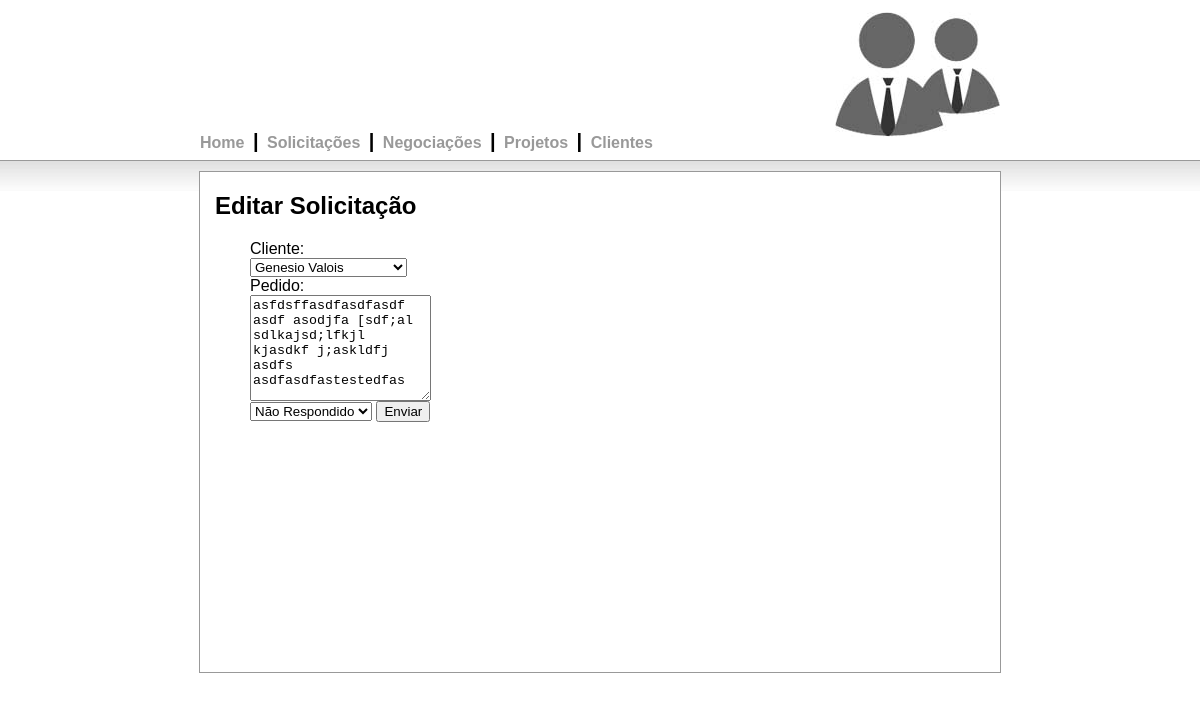
The app's page /view/edit_solicitacao.php?id=6 with its own data.
### tables this page shows
CREATE TABLE IF NOT EXISTS `clientes` (
  `id` int(11) NOT NULL AUTO_INCREMENT,
  `nome` varchar(140) NOT NULL,
  `email` varchar(140) NOT NULL,
  `telefone` varchar(16) NOT NULL,
  `id_user` int(11) NOT NULL,
  PRIMARY KEY (`id`)
);

CREATE TABLE IF NOT EXISTS `solicitacoes` (
  `id` int(11) NOT NULL AUTO_INCREMENT,
  `id_cliente` int(11) NOT NULL,
  `pedido` text NOT NULL,
  `status` varchar(30) NOT NULL,
  PRIMARY KEY (`id`)
);

### model/database.php (called while the page is built, shortened)
<?php
Class Database {
	private $db_name = "gerCli";
	private $username = "root";
	private $password = "";
	public function open_connection() {
		if($this->connection = mysql_connect("localhost",$this->username,$this->password)) {
			$select_db = mysql_select_db($this->db_name,$this->connection);
			if($select_db) {
				return true;
				}
			else {
				die("Database selection failed! ".mysql_error());
				}
			}
		}
	public function query($sql="") {
		$query = mysql_query($sql);
		return $query;
		}
	public function fetch_array($query) {
		$fecth = mysql_fetch_array($query);
		return $fecth;
		}
	}
	$database = new Database;
?>

### model/solicitacao.php (called while the page is built, shortened)
<?php
Class Solicitacao {
	public static $table_name = "solicitacoes";
	public static function find_by_id($id=0) {
		$result = self::find_by_sql("SELECT * FROM ".self::$table_name." WHERE id={$id} LIMIT 1");
		return empty($result) ? false : array_shift($result);
		}
	public static function find_by_sql($sql="") {
		global $database;
		$query = $database->query($sql);
		$object_array = array();
		while ($row = $database->fetch_array($query)){
			$object_array[] = self::instantiate($row);
			}
		return $object_array;
		}
	public static function instantiate($record) {
		$object = new self;
		foreach ($record as $attribute => $value) {
			if($object->has_attribute($object,$attribute) ) {
				$object->$attribute = $value;
			}
		}
		return $object;
	}
	private function has_attribute($object,$attribute) {
		$attributes = get_object_vars($object);
		return array_key_exists($attribute,$attributes);
		}
}
?>

### model/cliente.php (called while the page is built, shortened)
<?php
Class Cliente {
	public static $table_name = "clientes";
	public static function find_all() {
		$result_array = self::find_by_sql("SELECT * FROM ".self::$table_name." ");
		return $result_array;
		}
	public static function find_by_id($id=0) {
		$users = self::find_by_sql("SELECT * FROM ".self::$table_name." WHERE id={$id} LIMIT 1");
		return empty($users) ? false : array_shift($users);
		}
	public static function find_by_sql($sql="") {
		global $database;
		$query = $database->query($sql);
		$object_array = array();
		while ($row = $database->fetch_array($query)){
			$object_array[] = self::instantiate($row);
			}
		return $object_array;
		}
	public static function instantiate($record) {
		$object = new self;
		foreach ($record as $attribute => $value) {
			if($object->has_attribute($object,$attribute) ) {
				$object->$attribute = $value;
			}
		}
		return $object;
	}
	private function has_attribute($object,$attribute) {
		$attributes = get_object_vars($object);
		return array_key_exists($attribute,$attributes);
		}
}
?>

### view/edit_solicitacao.php (the view, shortened to what this page needs)
<?php
	require_once('../include/header.php');
	require_once "../model/cliente.php";
	require_once "../model/database.php";
	require_once "../model/solicitacao.php";
	$clientes = Cliente::find_all();
	$solicitacao = Solicitacao::find_by_id($_GET['id']);
	$clienteCadastrado = Cliente::find_by_id($solicitacao->id_cliente);
?>
		<div id="body">
			<div id="center">
				<h2>Editar Solicitação</h2>
				<div id="content">
					<?php echo "<form action='../controller/solicitacao.php?action=update&id={$_GET['id']}' method='post' >"?>
						Cliente:<br />
						<select name="cliente">
							<?php
								echo "<option value=$clienteCadastrado->id>$clienteCadastrado->nome</option>";
							?>
						</select><br />
						Pedido:<br />
						<textarea name="pedido"  ><?php echo $solicitacao->pedido;?></textarea><br />
						<select name="status">
						<?php
							echo "<option value='$solicitacao->status'>$solicitacao->status</option>";
						?>
						<select>
						<input type="submit" value="Enviar">
					</form>
				</div>
			</div>
		</div>
	</body>
</html>

### css/index.css (style rules this page uses)
html, body, div, span { border:0 none; font-size:100%; margin:0; outline:0 none; padding:0; font-family: Arial; }
#body { height: 500px; width: 100%; background-image:url('imagens/degrade.jpg'); background-repeat: repeat-x; margin:0px; padding:0px; border-top: 1px solid #999999; }
#center { min-height: 500px; width: 800px; margin-top: 10px; margin-left: auto; margin-right: auto; border: 1px solid #999999; background-color:#ffffff; }
#content { width:700px; margin: 0 auto 0 auto; }
h2 { margin-left: 15px }
textarea { min-height: 100px; max-height: 100px; max-width: 175px; }

### records on screen
clientes: cliente "Genesio Valois"
solicitacoes: pedido "asfdsffasdfasdfasdf asdf asodjfa [sdf;al sdlkajsd;lfkjl kjasdkf j;askldfj asdfs asdfasdfastestedfas", status "Não Respondido"
